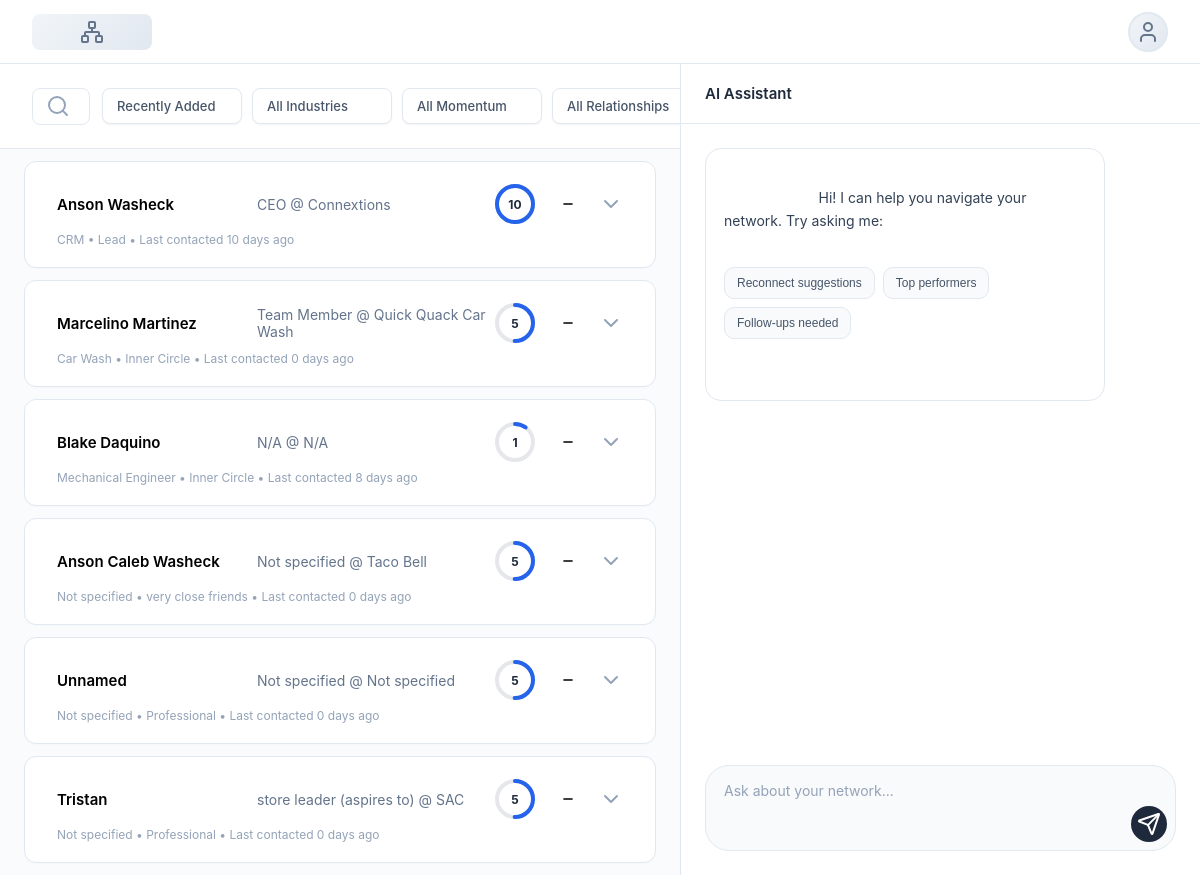
The page / on the database its author committed.
### tables this page shows
CREATE TABLE connections (
            id INTEGER PRIMARY KEY AUTOINCREMENT,
            full_name TEXT,
            contact_info TEXT,
            job_title TEXT,
            company TEXT,
            industry TEXT,
            sector TEXT,
            skills_experience TEXT,
            ai_summary TEXT,
            ai_rating INTEGER,
            rating_momentum TEXT,
            key_accomplishments TEXT,
            relationship_status TEXT,
            days_since_contact INTEGER,
            mutual_connections TEXT,
            personal_notes TEXT
        );

### app.py (the view)
@app.route('/')
def index():
    members = logic.get_all_people()
    return render_template('index.html', members=members)

### logic.py (called while the page is built)
def get_all_connections() -> List[Dict]:
    connections = _system.db_manager.get_all_connections()
    return [vars(conn) for conn in connections]

def get_all_people():
    connections = get_all_connections()
    return [
        {
            "id": conn.get("id"),
            "full_name": conn.get("full_name") or "Unnamed",
            "contact_info": conn.get("contact_info") or "",
            "job_title": conn.get("job_title") or "Not specified",
            "company": conn.get("company") or "Not specified",
            "industry": conn.get("industry") or "Not specified",
            "sector": conn.get("sector") or "Not specified",
            "ai_rating": conn.get("ai_rating") or 5,
            "days_since_contact": conn.get("days_since_contact") or 0,
            "relationship_status": conn.get("relationship_status") or "Professional",
            "key_accomplishments": conn.get("key_accomplishments") or "",
            "personal_notes": conn.get("personal_notes") or ""
        }
        for conn in connections
    ]

    @contextmanager
    def get_connection(self):
        conn = None
        try:
            conn = sqlite3.connect(self.db_path)
            conn.row_factory = sqlite3.Row
            yield conn
        except sqlite3.Error as e:
            logger.error(f"Database connection error: {e}")
            raise
        finally:
            if conn:
                conn.close()

    def get_all_connections(self) -> List[Connection]:
        try:
            with self.get_connection() as conn:
                cursor = conn.cursor()
                cursor.execute("""
                    SELECT * FROM connections
                    ORDER BY ai_rating DESC, days_since_contact ASC
                """)
                rows = cursor.fetchall()
                return [Connection.from_dict(dict(row)) for row in rows]
        except Exception as e:
            logger.error(f"Error fetching connections: {e}")
            return []

### templates/index.html (shortened to what this page needs)
<!DOCTYPE html>
<html lang="en">
<head>
    <link rel="stylesheet" href="{{ url_for('static', filename='styles.css') }}">
</head>
<body>
    <div class="app-container">
        <div class="top-nav">
            <div class="logo-placeholder">
                <i data-lucide="network" size="20"></i>
            </div>
            <div class="profile-icon">
                <i data-lucide="user" size="20" style="color: #64748b;"></i>
            </div>
        </div>
        <div class="main-layout">
            <div class="content">
                <div class="filter-bar">
                    <div class="search-bar">
                        <input type="text" class="search-input" placeholder="Search connections...">
                    </div>
                    <div class="filters-group">
                        <select class="filter-select" id="sort-filter" onchange="sortConnections()">
                            <option value="recent">Recently Added</option>
                        </select>
                        <select class="filter-select" id="industry-filter" onchange="filterConnections()">
                            <option value="all">All Industries</option>
                        </select>
                        <select class="filter-select" id="momentum-filter" onchange="filterConnections()">
                            <option value="all">All Momentum</option>
                        </select>
                        <select class="filter-select" id="relationship-filter" onchange="filterConnections()">
                            <option value="all">All Relationships</option>
                        </select>
                    </div>
                </div>
                <div id="connections-list">
                    {% for p in members %}
                    <div class="connection-row"
                         data-industry="{{ p.industry }}"
                         data-momentum="{{ p.rating_momentum }}"
                         data-relationship="{{ p.relationship_status }}"
                         data-rating="{{ p.ai_rating }}"
                         data-contact="{{ p.days_since_contact }}"
                         data-name="{{ p.full_name }}"
                         onclick="toggleExpand(this)">
                        <div class="connection-top">
                            <div style="display: flex; gap: 20px; align-items: center; flex: 1;">
                                <div class="connection-name">{{ p.full_name }}</div>
                                <div style="color: #64748b; font-size: 14px;">{{ p.job_title }} @ {{ p.company }}</div>
                            </div>
                            <div style="display: flex; align-items: center; gap: 12px;">
                                <div class="connection-rating">
                                    <div class="rating-circle">
                                        <svg width="44" height="44" viewBox="0 0 44 44">
                                            <circle class="rating-circle-bg" cx="22" cy="22" r="18" />
                                            <circle class="rating-circle-fill" cx="22" cy="22" r="18"
                                                    stroke-dasharray="{{ (p.ai_rating * 11.31)|round(2) }} 113.1" />
                                        </svg>
                                        <span class="rating-number">{{ p.ai_rating }}</span>
                                    </div>
                                </div>
                                <span class="momentum-badge momentum-{{ p.rating_momentum }}">
                                    {% if p.rating_momentum == 'Improving' %}
                                    <svg width="14" height="14" viewBox="0 0 24 24" fill="none" stroke="currentColor" stroke-width="2.5" stroke-linecap="round" stroke-linejoin="round"><polyline points="23 6 13.5 15.5 8.5 10.5 1 18"></polyline><polyline points="17 6 23 6 23 12"></polyline></svg>
                                    {% elif p.rating_momentum == 'Declining' %}
                                    <svg width="14" height="14" viewBox="0 0 24 24" fill="none" stroke="currentColor" stroke-width="2.5" stroke-linecap="round" stroke-linejoin="round"><polyline points="23 18 13.5 8.5 8.5 13.5 1 6"></polyline><polyline points="17 18 23 18 23 12"></polyline></svg>
                                    {% else %}
                                    <svg width="14" height="14" viewBox="0 0 24 24" fill="none" stroke="currentColor" stroke-width="2.5" stroke-linecap="round" stroke-linejoin="round"><line x1="5" y1="12" x2="19" y2="12"></line></svg>
                                    {% endif %}
                                </span>
                                <i data-lucide="chevron-down" class="expand-icon" size="20"></i>
                            </div>
                        </div>
                        <div style="font-size: 12px; color: #94a3b8; margin-top: 6px;">
                            {{ p.industry }} • {{ p.relationship_status }} • Last contacted {{ p.days_since_contact }} days ago
                        </div>
                    </div>
                    {% endfor %}
                </div>
            </div>
            <div class="ai-panel">
                <div class="ai-header">
                    <h3>AI Assistant</h3>
                </div>
                <div class="ai-messages" id="ai-chat">
                    <div class="ai-msg">
                        Hi! I can help you navigate your network. Try asking me:
                        <div class="quick-actions">
                            <button class="quick-action-btn" onclick="quickQuery('Who should I reconnect with?')">Reconnect suggestions</button>
                            <button class="quick-action-btn" onclick="quickQuery('Show improving connections')">Top performers</button>
                            <button class="quick-action-btn" onclick="quickQuery('Who needs follow up?')">Follow-ups needed</button>
                        </div>
                    </div>
                </div>
                <div class="ai-input-container">
                    <div class="ai-input-wrapper">
                        <textarea id="ai-query" class="ai-input" placeholder="Ask about your network..." rows="1" onkeypress="if(event.key === 'Enter' && !event.shiftKey) { event.preventDefault(); runAISearch(); }"></textarea>
                        <button class="send-btn" onclick="runAISearch()" id="send-btn">
                            <i data-lucide="send" size="18"></i>
                        </button>
                    </div>
                </div>
            </div>
        </div>
    </div>
</body>
</html>

### rows shown on the page
connections: full_name "Anson Washeck", job_title "CEO", company "Connextions", ai_rating "10", industry "CRM", relationship_status "Lead", days_since_contact "10"
connections: full_name "Marcelino Martinez", job_title "Team Member", company "Quick Quack Car Wash", ai_rating "5", industry "Car Wash", relationship_status "Inner Circle", days_since_contact "0"
connections: full_name "Blake Daquino", job_title "N/A", company "N/A", ai_rating "1", industry "Mechanical Engineer", relationship_status "Inner Circle", days_since_contact "8"
connections: full_name "Anson Caleb Washeck", job_title "Not specified", company "Taco Bell", ai_rating "5", industry "Not specified", relationship_status "very close friends", days_since_contact "0"
connections: full_name "Tristan", job_title "store leader (aspires to)", company "SAC", ai_rating "5", industry "Not specified", relationship_status "Professional", days_since_contact "0"

### other values the page prints
{{ p.full_name }} "Unnamed"
{{ p.job_title }} "Not specified"
{{ p.company }} "Not specified"
{{ p.ai_rating }} "5"
{{ p.industry }} "Not specified"
{{ p.relationship_status }} "Professional"
{{ p.days_since_contact }} "0"
